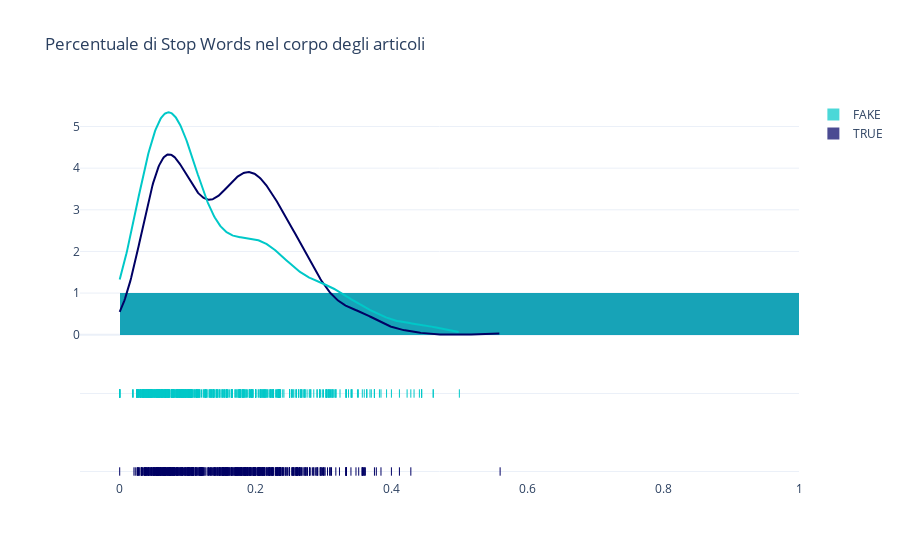

The code cell stored with this chart in its notebook:
### Markdown cell above
## Stop Words nel corpo degli articoli

### Code cell
x1 = dataset.loc[dataset['label']=='TRUE']['text_pct_stop_words']
x2 = dataset.loc[dataset['label'] == 'FAKE']['text_pct_stop_words']

group_labels = ['TRUE', 'FAKE']

colors = ['rgb(0, 0, 100)', 'rgb(0, 200, 200)']

fig = ff.create_distplot(
    [x1, x2], group_labels,colors=colors)

fig.update_layout(title_text='Percentuale di Stop Words nel corpo degli articoli', template="plotly_white")
fig.show()

### Figure 1 — Plotly figure (JSON) as saved in the notebook; plotly's stock layout.template omitted (floating-point values rounded to 4 significant figures; data arrays with more than 128 entries replaced by an {"elided": "..."} marker saying what was removed)
{"data": [{"autobinx": false, "histnorm": "probability density", "legendgroup": "TRUE", "marker": {"color": "rgb(0, 0, 100)"}, "name": "TRUE", "opacity": 0.7, "type": "histogram", "x": {"elided": "586 float values"}, "xaxis": "x", "xbins": {"end": 0.56, "size": 1, "start": 0}, "yaxis": "y"}, {"autobinx": false, "histnorm": "probability density", "legendgroup": "FAKE", "marker": {"color": "rgb(0, 200, 200)"}, "name": "FAKE", "opacity": 0.7, "type": "histogram", "x": {"elided": "578 float values"}, "xaxis": "x", "xbins": {"end": 0.5, "size": 1, "start": 0}, "yaxis": "y"}, {"legendgroup": "TRUE", "marker": {"color": "rgb(0, 0, 100)"}, "mode": "lines", "name": "TRUE", "showlegend": false, "type": "scatter", "x": {"elided": "500 float values"}, "xaxis": "x", "y": {"elided": "500 float values"}, "yaxis": "y"}, {"legendgroup": "FAKE", "marker": {"color": "rgb(0, 200, 200)"}, "mode": "lines", "name": "FAKE", "showlegend": false, "type": "scatter", "x": {"elided": "500 float values"}, "xaxis": "x", "y": {"elided": "500 float values"}, "yaxis": "y"}, {"legendgroup": "TRUE", "marker": {"color": "rgb(0, 0, 100)", "symbol": "line-ns-open"}, "mode": "markers", "name": "TRUE", "showlegend": false, "type": "scatter", "x": {"elided": "586 float values"}, "xaxis": "x", "y": {"elided": "586 str values"}, "yaxis": "y2"}, {"legendgroup": "FAKE", "marker": {"color": "rgb(0, 200, 200)", "symbol": "line-ns-open"}, "mode": "markers", "name": "FAKE", "showlegend": false, "type": "scatter", "x": {"elided": "578 float values"}, "xaxis": "x", "y": {"elided": "578 str values"}, "yaxis": "y2"}], "layout": {"barmode": "overlay", "hovermode": "closest", "legend": {"traceorder": "reversed"}, "title": {"text": "Percentuale di Stop Words nel corpo degli articoli"}, "xaxis": {"anchor": "y2", "domain": [0, 1], "zeroline": false}, "yaxis": {"anchor": "free", "domain": [0.35, 1], "position": 0}, "yaxis2": {"anchor": "x", "domain": [0, 0.25], "dtick": 1, "showticklabels": false}}}
